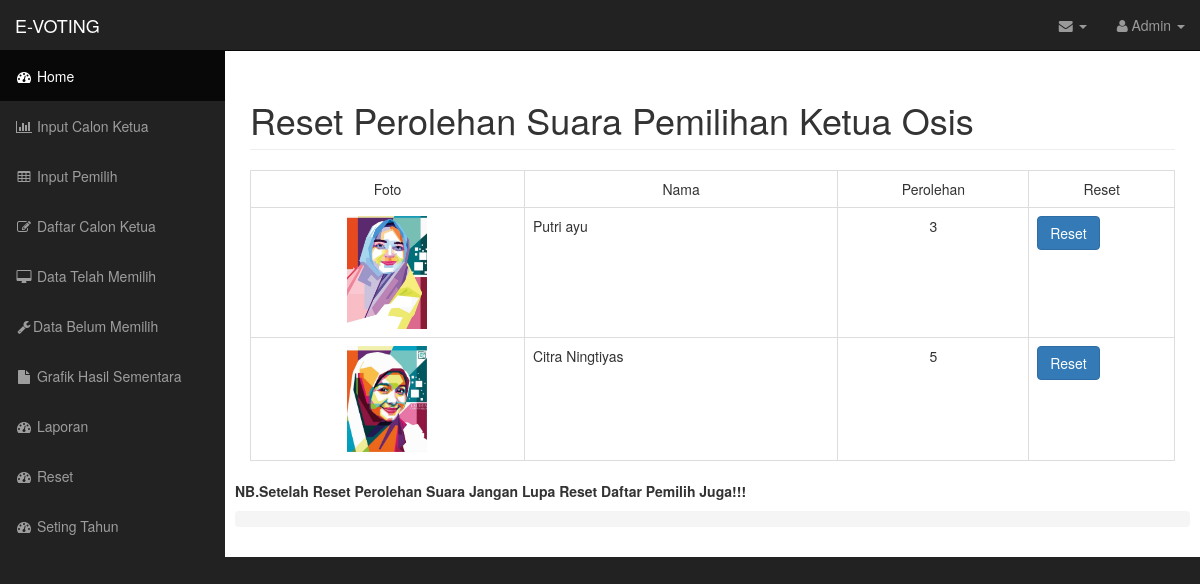
The app's page /system/reset_hasil.php (signed in) with its own data.
### tables this page shows
CREATE TABLE `contestant` (
  `id_kandidat` int(11) NOT NULL,
  `name` varchar(60) NOT NULL,
  `jumlah_suara` varchar(25) NOT NULL DEFAULT '',
  `post` int(11) NOT NULL,
  `nickname` varchar(25) NOT NULL,
  `kelas` varchar(8) NOT NULL,
  `ttl` text NOT NULL,
  `visi` text NOT NULL,
  `misi` text NOT NULL,
  `photo` text NOT NULL,
  `thn_ajaran` varchar(255) NOT NULL
);

### system/reset_hasil.php (the view, shortened to what this page needs)
<!DOCTYPE html>
<html lang="en">
<head>
    <link href="css/bootstrap.min.css" rel="stylesheet">
    <link href="css/sb-admin.css" rel="stylesheet">
    <link href="font-awesome/css/font-awesome.min.css" rel="stylesheet" type="text/css">
</head>
<body>
    <div id="wrapper">
        <nav class="navbar navbar-inverse navbar-fixed-top" role="navigation">
            <div class="navbar-header">
                <a class="navbar-brand" href="home.php">E-VOTING</a>
            </div>
            <ul class="nav navbar-right top-nav">
                <li class="dropdown">
                    <a href="#" class="dropdown-toggle" data-toggle="dropdown"><i class="fa fa-envelope"></i> <b class="caret"></b></a>
                </li>
                <li class="dropdown">
                    <a href="#" class="dropdown-toggle" data-toggle="dropdown"><i class="fa fa-user"></i> Admin <b class="caret"></b></a>
                </li>
            </ul>
            <div class="collapse navbar-collapse navbar-ex1-collapse">
                <ul class="nav navbar-nav side-nav">
                    <li class="active">
                        <a href="home.php"><i class="fa fa-fw fa-dashboard"></i> Home</a>
                    </li>
                    <li>
                        <a href="inputcalon.php"><i class="fa fa-fw fa-bar-chart-o"></i> Input Calon Ketua</a>
                    </li>
                    <li>
                        <a href="inputpemilih.php"><i class="fa fa-fw fa-table"></i> Input Pemilih</a>
                    </li>
                    <li>
                        <a href="daftarcalon.php"><i class="fa fa-fw fa-edit"></i> Daftar Calon Ketua</a>
                    </li>
                    <li>
                        <a href="datatelahmemilih.php"><i class="fa fa-fw fa-desktop"></i> Data Telah Memilih</a>
                    </li>
                    <li>
                        <a href="databelummemilih.php"><i class="fa fa-fw fa-wrench"></i>Data Belum Memilih</a>
                    </li>
                    <li>
                        <a href="grafik.php"><i class="fa fa-fw fa-file"></i> Grafik Hasil Sementara</a>
                    </li>
                    <li>
                        <a href="laporan.php"><i class="fa fa-fw fa-dashboard"></i> Laporan</a>
                    </li>
                    <li>
                        <a href="reset_hasil.php"><i class="fa fa-fw fa-dashboard"></i> Reset</a>
                    </li>
                    <li>
                        <a href="setingtahun.php"><i class="fa fa-fw fa-dashboard"></i> Seting Tahun</a>
                    </li>
                </ul>
            </div>
        </nav>
        <div id="page-wrapper">
            <div class="container-fluid">
                <div class="row">
                  <div class="col-lg-12">
<h1 class="page-header">
                            Reset Perolehan Suara Pemilihan Ketua Osis
                        </h1>
                      </p><table class="table table-bordered table-hover"id="daftar" border='1' style="border-collapse:collapse" cellpadding='1' cellspacing='2' align='left' width='85%'>
<tr>
<td width="8%" align="center" valign="middle">Foto</td>
<td width="10%" align="center" valign="middle">Nama</td>
<td width="5%" align="center" valign="middle">Perolehan</td>
<td width="3%" align="center" valign="middle">Reset</td>
</tr>
<?php
$tampilkan_isi  = "select  * from contestant";
$tampilkan_isi_sql  = mysql_query($tampilkan_isi);
while  ($isi  = mysql_fetch_array($tampilkan_isi_sql))
	{
			echo '<tr class="center">';
									echo '<td><div align="center"><img src="../passport/'.$isi['photo'].'" width="80" /></div></td>';
									echo '<td valign="top">'.$isi['name'].'</td>';
									echo '<td valign="top"><div align="center">'.$isi['jumlah_suara'].'</div></td>';
									echo '<td <valign="top"><a href="form_reset.php?id_kandidat='.$isi['id_kandidat'].'" button type="submit" class="btn btn-primary">Reset</button></a> </td>';
									echo '</tr>';
	}
?>
</table></p>
                  </div>
                  <p><strong>NB.Setelah Reset Perolehan Suara Jangan Lupa Reset Daftar Pemilih Juga!!!</strong></p>
                  <ol class="breadcrumb">
                  </ol>
                </div>
            </div>
        </div>
    </div>
</body>
</html>

### system/css/sb-admin.css (style rules this page uses)
body { margin-top: 100px; background-color: #222; }
@media (min-width:768px) { body { margin-top: 50px; } }
#wrapper { padding-left: 0; }
#page-wrapper { width: 100%; padding: 0; background-color: #fff; }
@media (min-width:768px) { #wrapper { padding-left: 225px; } }
@media (min-width:768px) { #page-wrapper { padding: 10px; } }
.top-nav { padding: 0 15px; }
.top-nav>li { display: inline-block; float: left; }
.top-nav>li>a { padding-top: 15px; padding-bottom: 15px; line-height: 20px; color: #999; }
@media (min-width:768px) { .side-nav { position: fixed; top: 51px; left: 225px; width: 225px; margin-left: -225px; border: none; border-radius: 0; overflow-y: auto; background-color: #222; bottom: 0; overflow-x: hidden; padding-bottom: 40px; } }
@media (min-width:768px) { .side-nav>li>a { width: 225px; } }

### records on screen
contestant: photo (picture), name "Putri ayu", jumlah_suara "3"
contestant: photo (picture), name "Citra Ningtiyas", jumlah_suara "5"
